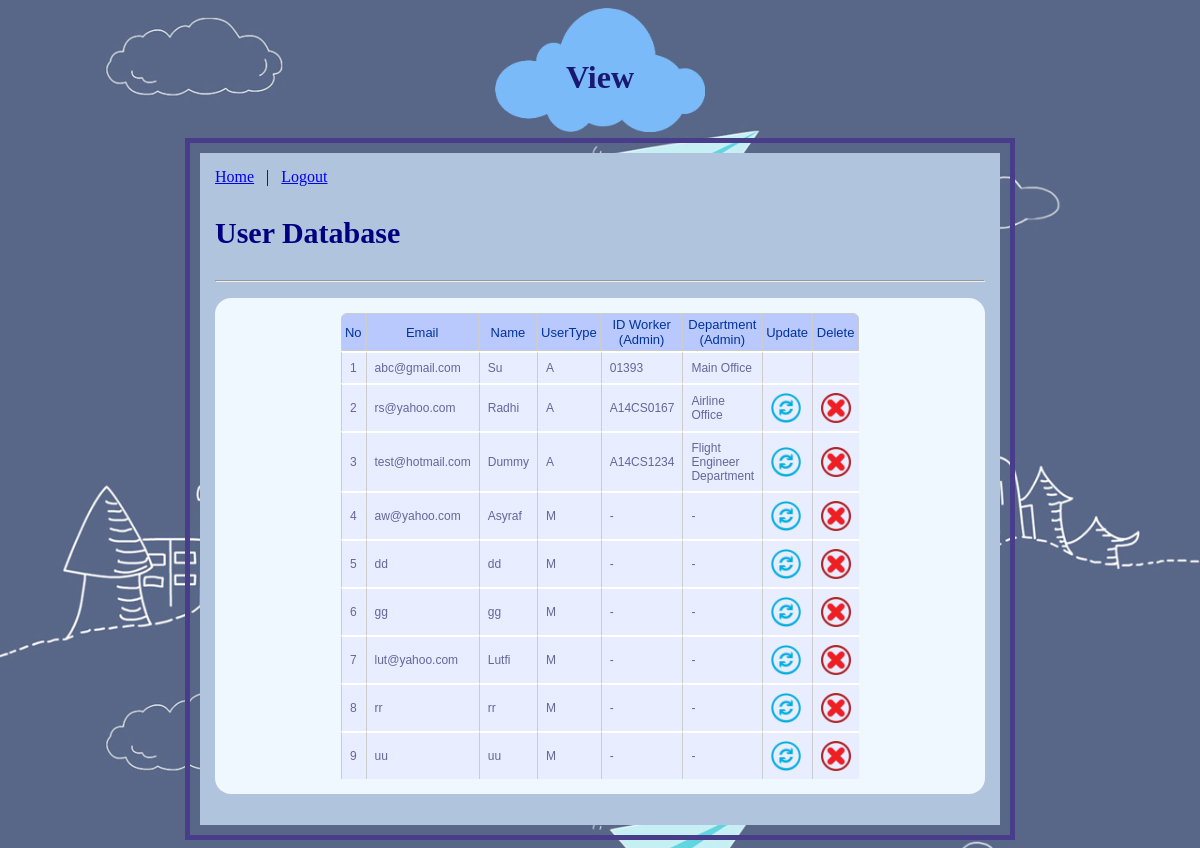
Screenshot of /admin/view.php (signed in) with the database file from the repository.
### tables this page shows
CREATE TABLE `tbluser` (
  `Email` varchar(50) NOT NULL,
  `Password` varchar(50) NOT NULL,
  `Title` varchar(3) NOT NULL,
  `Name` varchar(100) NOT NULL,
  `Surname` varchar(100) NOT NULL,
  `DateOfBirth` varchar(15) NOT NULL,
  `ICPassport` varchar(15) NOT NULL,
  `Nationality` varchar(5) NOT NULL,
  `Address` varchar(100) NOT NULL,
  `State` varchar(50) NOT NULL,
  `TownCity` varchar(50) NOT NULL,
  `PostcodeZIP` varchar(10) NOT NULL,
  `MobilePhone` varchar(15) NOT NULL,
  `UserType` char(1) NOT NULL,
  `Department` varchar(50) DEFAULT '-',
  `IDWorker` varchar(20) NOT NULL DEFAULT '-',
  `ImgPath` varchar(40) DEFAULT NULL,
  PRIMARY KEY (`Email`,`IDWorker`),
  KEY `UserType` (`UserType`),
  KEY `Email` (`Email`),
  CONSTRAINT `UserType` FOREIGN KEY (`UserType`) REFERENCES `category` (`UserType`) ON DELETE CASCADE ON UPDATE CASCADE
);

### admin/view.php (the view, shortened to what this page needs)
<html>
<head>
<link rel="stylesheet" type="text/css" href="../css/design.css">
<link rel="stylesheet" type="text/css" href="../css/tablestyle.css">
</head>
<body>
	<div id="tile">
	<h1>View</h1></div>
	<div id="wrapper">
	<div id="bg1">
	<?php include('../include/valid2.php'); ?>
	<h3>User Database</h3><hr>
	<p>
	<table id="rounded-corner" align="center">
	<tr>
	<th>No</th>
    <th>Email</th>
    <th>Name</th>
    <th>UserType</th>
    <th>ID Worker (Admin)</th>
    <th>Department (Admin)</th>
    <th>Update</th>
    <th>Delete</th>
	</tr>
	<tbody>
	<?php
	$sql="SELECT * FROM tbluser ORDER BY UserType ASC";
	$result=mysql_query($sql);
	$x=1;
	while($row = mysql_fetch_row($result))  { ?>
	<tr>
    <td><?php echo $x; ?></td>
    <td><?php echo $row[0]; ?></td>
    <td><?php echo $row[3]; ?></td>
    <td><?php echo $row[13]; ?></td>
    <td><?php echo $row[15]; ?></td>
    <td><?php echo $row[14]; ?></td>
    <td>
	<?php if($row[0] == $_SESSION['email']) {} else { ?>
	<a href="<?php echo 'editA.php?email='.$row[0]; ?>"><img src="../images/update.png" width="30px" height="30px" value="Update" alt="Update" title="Update" /></a>
	<?php } ?>
	</td>
	<td>
	<?php if($row[0] == $_SESSION['email']) {} else { ?>
	<a href="<?php echo 'deleteA.php?email='.$row[0]; ?>" onClick="return conf('Delete user?')" ><img src="../images/delete.png" width="30px" height="30px" value="Delete" alt="Delete" title="Delete" /></a>
	<?php } ?>
	</td>
	</tr>
	<?php $x=$x+1; } ?>
	</tbody>
	</table>
	</p>
</body>
</html>

### css/design.css (style rules this page uses)
body { background-image:url("../images/bg1.jpg"); background-repeat:repeat-y; background-size:100%; }
h1 { color : MidnightBlue; text-align:center; }
h3 { font-size : 30px; color : Navy; }
p { background-color:AliceBlue; padding:15px; font-weight : bold; font-size : 16px; border-radius: 1em; }
hr { color:blue; }
#wrapper { width:800px; margin:0px auto; padding:10px; border: 5px solid; border-color:darkslateblue; }
#bg1 { background-color : LightSteelBlue; padding:15px; }
#tile { background-image:url("../images/cloud.jpg"); background-repeat:no-repeat; margin-left: auto; margin-right: auto; height:70px; width:150px; background-size:100%; padding:30px 30px 30px 30px; position:center; }

### css/tablestyle.css (style rules this page uses)
table { border-spacing: 0; width: 100%; border: 0px; }
#rounded-corner { font-family: "Lucida Sans Unicode", "Lucida Grande", Sans-Serif; font-size: 12px; width: 480px; text-align: left; }
#rounded-corner td { border-left: 1px solid #ccc; border-top: 1px solid #ccc; text-align: left; }
#rounded-corner th { padding: 3px; font-weight: normal; font-size: 13px; color: #039; background: #b9c9fe; border: 1px solid #ccc; text-align: center; }
#rounded-corner td { padding: 8px; background: #e8edff; border-top: 2px solid #fff; color: #669; }
#rounded-corner th:first-child { -moz-border-radius: 6px 0 0 0; -webkit-border-radius: 6px 0 0 0; border-radius: 6px 0 0 0; }
#rounded-corner th:last-child { -moz-border-radius: 0 6px 0 0; -webkit-border-radius: 0 6px 0 0; border-radius: 0 6px 0 0; }

### rows the page displays
tbluser: Email "abc@gmail.com", Name "Su", UserType "A", IDWorker "01393", Department "Main Office"
tbluser: Email "rs@yahoo.com", Name "Radhi", UserType "A", IDWorker "A14CS0167", Department "Airline Office"
tbluser: Email "test@hotmail.com", Name "Dummy", UserType "A", IDWorker "A14CS1234", Department "Flight Engineer Department"
tbluser: Email "aw@yahoo.com", Name "Asyraf", UserType "M", IDWorker "-", Department "-"
tbluser: Email "dd", Name "dd", UserType "M", IDWorker "-", Department "-"
tbluser: Email "gg", Name "gg", UserType "M", IDWorker "-", Department "-"
tbluser: Email "lut@yahoo.com", Name "Lutfi", UserType "M", IDWorker "-", Department "-"
tbluser: Email "rr", Name "rr", UserType "M", IDWorker "-", Department "-"
tbluser: Email "uu", Name "uu", UserType "M", IDWorker "-", Department "-"
